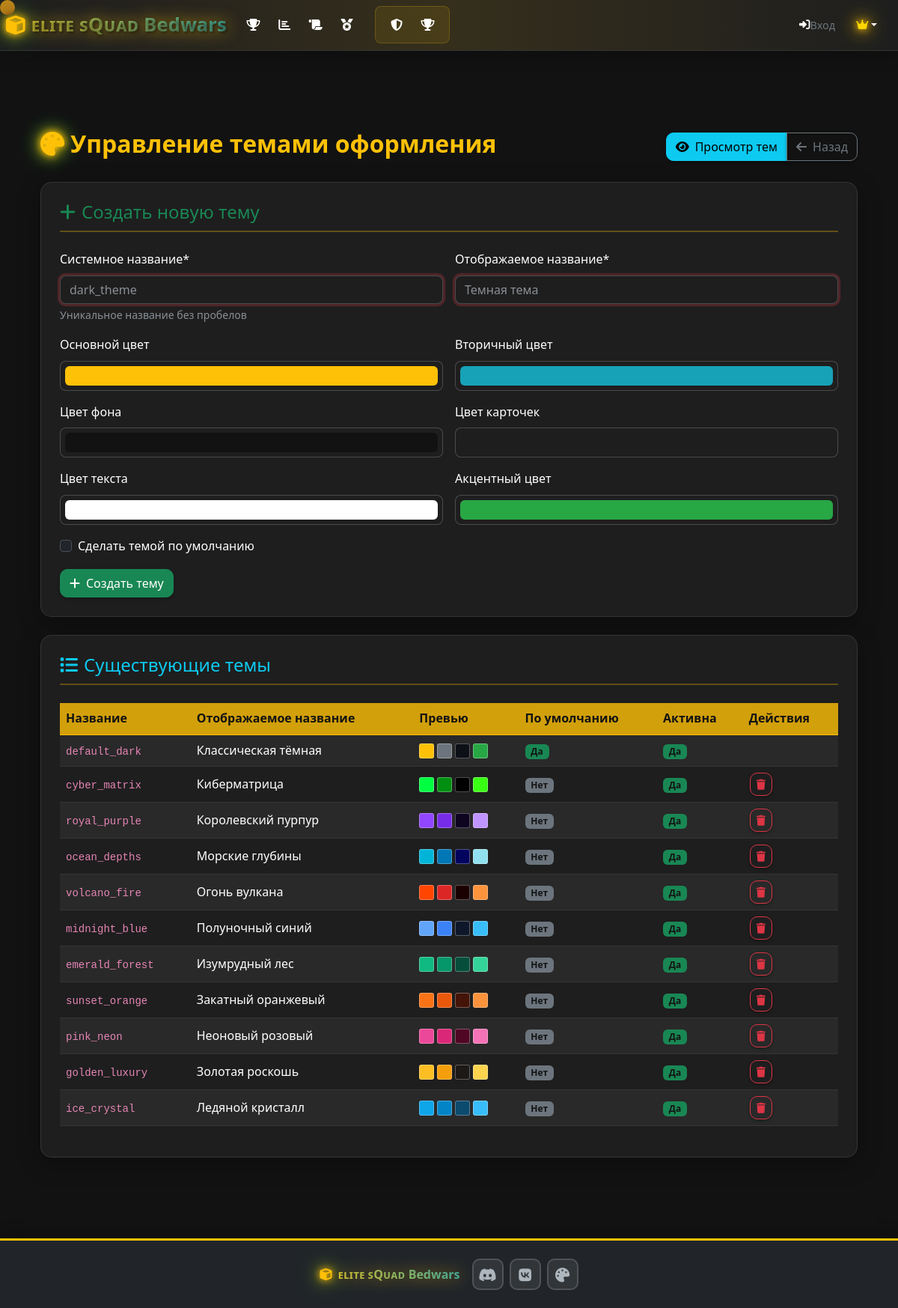
/admin/themes (signed in), run on the app's committed database.
### models.py (models this page shows, shortened)
class SiteTheme(db.Model):
    id = db.Column(db.Integer, primary_key=True)
    name = db.Column(db.String(50), nullable=False, unique=True)
    display_name = db.Column(db.String(100), nullable=False)
    description = db.Column(db.Text, nullable=True)
    primary_color = db.Column(db.String(7), default='#ffc107')
    secondary_color = db.Column(db.String(7), default='#6c757d')
    background_color = db.Column(db.String(7), default='#1a1a1a')
    card_background = db.Column(db.String(7), default='#2d2d2d')
    text_color = db.Column(db.String(7), default='#ffffff')
    accent_color = db.Column(db.String(7), default='#ffaa00')
    is_active = db.Column(db.Boolean, default=True)
    is_default = db.Column(db.Boolean, default=False)
    created_at = db.Column(db.DateTime, default=datetime.utcnow)

### routes.py (the view)
@app.route('/admin/themes')
def admin_themes():
    if not session.get('is_admin', False):
        flash('Доступ запрещен!', 'error')
        return redirect(url_for('login'))
    if SiteTheme.query.count() == 0:
        SiteTheme.create_default_themes()
    themes = SiteTheme.query.all()
    return render_template('admin_themes.html',
                         themes=themes)

### routes.py (called while the page is built)
@app.context_processor
def inject_current_player():
    current_player = None
    player_nickname = session.get('player_nickname')
    if player_nickname:
        current_player = Player.query.filter_by(nickname=player_nickname).first()
    if 'language' not in session:
        session['language'] = 'ru'
    return dict(current_player=current_player, current_language=session.get('language', 'ru'))

### templates/admin_themes.html (shortened to what this page needs)
{% extends "base.html" %}
{% block content %}
<div class="container-fluid py-4">
    <div class="d-flex justify-content-between align-items-center mb-4">
        <h2 class="page-title">
            <i class="fas fa-palette text-warning me-2 glow-effect"></i>Управление темами оформления
        </h2>
        <div class="btn-group">
            <a href="{{ url_for('themes') }}" class="btn btn-info">
                <i class="fas fa-eye me-2"></i>Просмотр тем
            </a>
            <a href="{{ url_for('admin') }}" class="btn btn-outline-secondary">
                <i class="fas fa-arrow-left me-2"></i>Назад
            </a>
        </div>
    </div>
    <div class="admin-form-card mb-4">
        <h4 class="text-success mb-4">
            <i class="fas fa-plus me-2"></i>Создать новую тему
        </h4>
        <form method="POST" action="{{ url_for('admin_create_theme') }}">
            <div class="row g-3">
                <div class="col-md-6">
                    <label class="form-label">Системное название*</label>
                    <input type="text" class="form-control" name="name" required placeholder="dark_theme">
                    <div class="form-text">Уникальное название без пробелов</div>
                </div>
                <div class="col-md-6">
                    <label class="form-label">Отображаемое название*</label>
                    <input type="text" class="form-control" name="display_name" required placeholder="Темная тема">
                </div>
                <div class="col-md-6">
                    <label class="form-label">Основной цвет</label>
                    <input type="color" class="form-control form-control-color" name="primary_color" value="#ffc107">
                </div>
                <div class="col-md-6">
                    <label class="form-label">Вторичный цвет</label>
                    <input type="color" class="form-control form-control-color" name="secondary_color" value="#17a2b8">
                </div>
                <div class="col-md-6">
                    <label class="form-label">Цвет фона</label>
                    <input type="color" class="form-control form-control-color" name="background_color" value="#121212">
                </div>
                <div class="col-md-6">
                    <label class="form-label">Цвет карточек</label>
                    <input type="color" class="form-control form-control-color" name="card_background" value="#1e1e1e">
                </div>
                <div class="col-md-6">
                    <label class="form-label">Цвет текста</label>
                    <input type="color" class="form-control form-control-color" name="text_color" value="#ffffff">
                </div>
                <div class="col-md-6">
                    <label class="form-label">Акцентный цвет</label>
                    <input type="color" class="form-control form-control-color" name="accent_color" value="#28a745">
                </div>
                <div class="col-12">
                    <div class="form-check">
                        <input class="form-check-input" type="checkbox" name="is_default" id="isDefault">
                        <label class="form-check-label" for="isDefault">
                            Сделать темой по умолчанию
                        </label>
                    </div>
                </div>
                <div class="col-12">
                    <button type="submit" class="btn btn-success">
                        <i class="fas fa-plus me-2"></i>Создать тему
                    </button>
                </div>
            </div>
        </form>
    </div>
    <div class="admin-form-card">
        <h4 class="text-info mb-4">
            <i class="fas fa-list me-2"></i>Существующие темы
        </h4>
        {% if themes %}
        <div class="table-responsive">
            <table class="table table-dark table-striped">
                <thead class="table-warning">
                    <tr>
                        <th>Название</th>
                        <th>Отображаемое название</th>
                        <th>Превью</th>
                        <th>По умолчанию</th>
                        <th>Активна</th>
                        <th>Действия</th>
                    </tr>
                </thead>
                <tbody>
                    {% for theme in themes %}
                    <tr>
                        <td><code>{{ theme.name }}</code></td>
                        <td>{{ theme.display_name }}</td>
                        <td>
                            <div class="d-flex gap-1">
                                <div class="color-preview" style="background-color: {{ theme.primary_color }};" title="Основной"></div>
                                <div class="color-preview" style="background-color: {{ theme.secondary_color }};" title="Вторичный"></div>
                                <div class="color-preview" style="background-color: {{ theme.background_color }};" title="Фон"></div>
                                <div class="color-preview" style="background-color: {{ theme.accent_color }};" title="Акцент"></div>
                            </div>
                        </td>
                        <td>
                            {% if theme.is_default %}
                            <span class="badge bg-success">Да</span>
                            {% else %}
                            <span class="badge bg-secondary">Нет</span>
                            {% endif %}
                        </td>
                        <td>
                            {% if theme.is_active %}
                            <span class="badge bg-success">Да</span>
                            {% else %}
                            <span class="badge bg-danger">Нет</span>
                            {% endif %}
                        </td>
                        <td>
                            <div class="btn-group btn-group-sm">
                                {% if not theme.is_default %}
                                <button class="btn btn-outline-danger"
                                        onclick="deleteTheme({{ theme.id }}, '{{ theme.display_name }}')">
                                    <i class="fas fa-trash"></i>
                                </button>
                                {% endif %}
                            </div>
                        </td>
                    </tr>
                    {% endfor %}
                </tbody>
            </table>
        </div>
        {% else %}
        <div class="text-center py-4">
            <i class="fas fa-palette fa-3x text-muted mb-3"></i>
            <h5 class="text-muted">Темы не найдены</h5>
            <p class="text-muted">Создайте первую тему оформления</p>
        </div>
        {% endif %}
    </div>
</div>
{% endblock %}

### templates/admin_themes.html (style rules this page uses)
.color-preview { width: 20px; height: 20px; border-radius: 3px; border: 1px solid rgba(255,255,255,0.3); display: inline-block; }
.form-control-color { width: 100%; height: 40px; }
.admin-form-card { background: var(--bg-secondary); border: 1px solid rgba(255, 255, 255, 0.1); border-radius: 15px; padding: 25px; margin-bottom: 20px; }
.page-title { color: var(--primary-color); font-weight: bold; }
.glow-effect { text-shadow: 0 0 10px currentColor; }

### data on the page
SiteTheme: name "default_dark", display_name "Классическая тёмная", is_default "Да", is_active "Да"
SiteTheme: name "cyber_matrix", display_name "Киберматрица", is_default "Нет", is_active "Да"
SiteTheme: name "royal_purple", display_name "Королевский пурпур", is_default "Нет", is_active "Да"
SiteTheme: name "ocean_depths", display_name "Морские глубины", is_default "Нет", is_active "Да"
SiteTheme: name "volcano_fire", display_name "Огонь вулкана", is_default "Нет", is_active "Да"
SiteTheme: name "midnight_blue", display_name "Полуночный синий", is_default "Нет", is_active "Да"
SiteTheme: name "emerald_forest", display_name "Изумрудный лес", is_default "Нет", is_active "Да"
SiteTheme: name "sunset_orange", display_name "Закатный оранжевый", is_default "Нет", is_active "Да"
SiteTheme: name "pink_neon", display_name "Неоновый розовый", is_default "Нет", is_active "Да"
SiteTheme: name "golden_luxury", display_name "Золотая роскошь", is_default "Нет", is_active "Да"
SiteTheme: name "ice_crystal", display_name "Ледяной кристалл", is_default "Нет", is_active "Да"

### other printed values
{{ 'login'|t }} "Вход"
